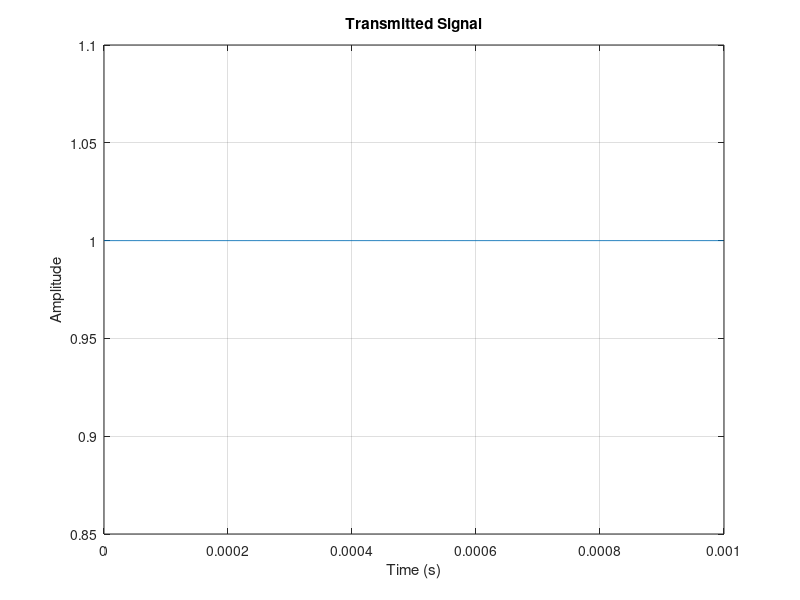
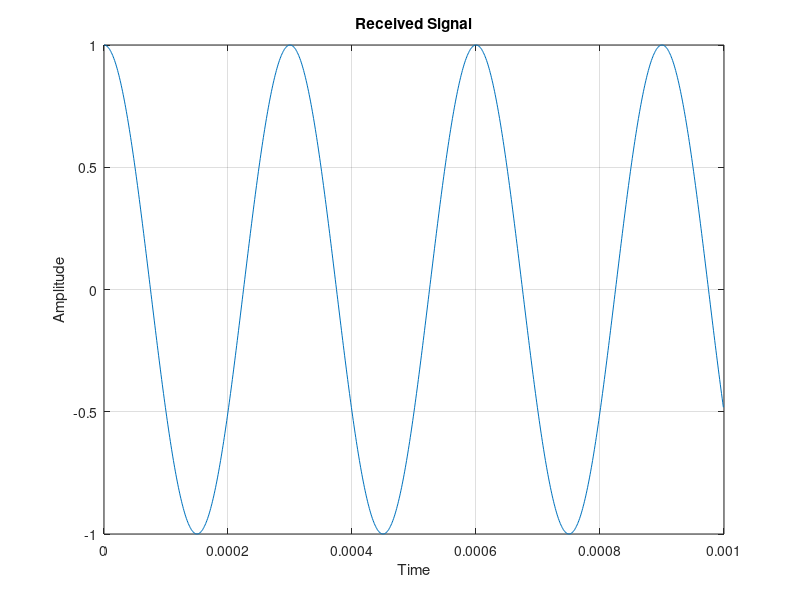
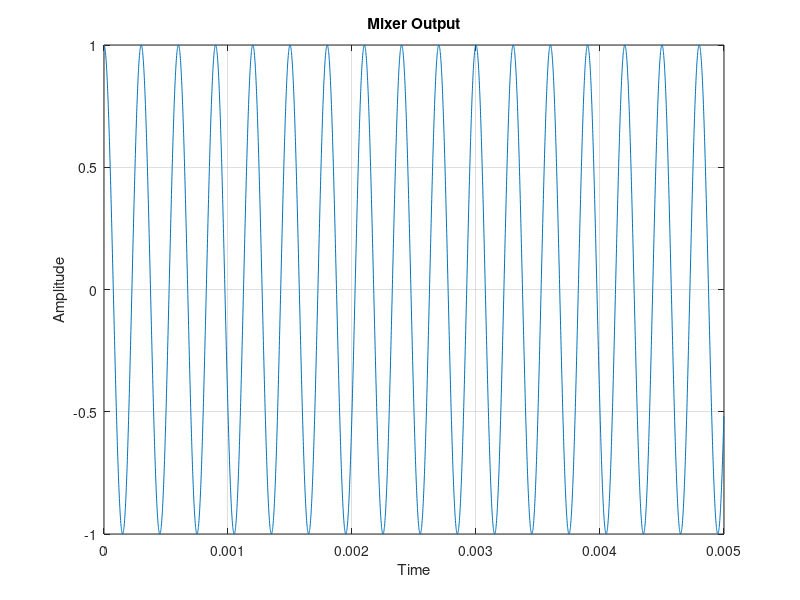
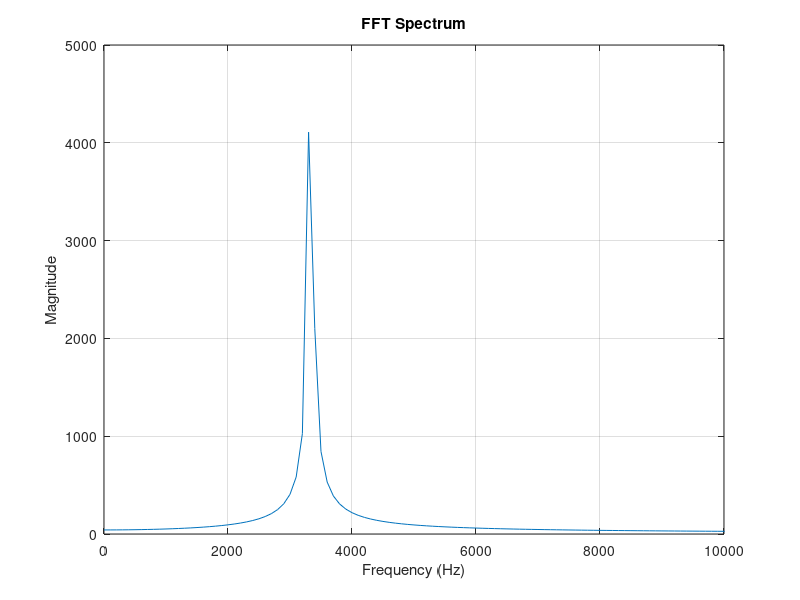

Recreate these plots in MATLAB, in order.
clc;
clear;
close all;

%% Radar Parameters

fc = 10e9;          % 10 GHz carrier
A = 1;

%% Simulation Parameters

fs = 1e6;           % Sampling frequency
T = 0.01;           % Observation time

t = 0:1/fs:T;

%% Transmitted Signal

tx = A*cos(2*pi*fc*t);

%% Plot

figure;
plot(t(1:1000),tx(1:1000));
xlabel('Time (s)');
ylabel('Amplitude');
title('Transmitted Signal');
grid on;

%% Aircraft Parameters

V = 100;                % m/s

theta = 60*pi/180;      % beam angle

c = 3e8;                % speed of light

lambda = c/fc;

fd = (2*V*cos(theta))/lambda;

disp(['Doppler Frequency = ',num2str(fd),' Hz'])

%% Received Signal

rx = A*cos(2*pi*(fc+fd)*t);

figure;
plot(t(1:1000),rx(1:1000));

xlabel('Time');
ylabel('Amplitude');

title('Received Signal');
grid on;

%% Mixing

beat = tx .* rx;

figure;
plot(t(1:5000),beat(1:5000));

title('Mixer Output');
xlabel('Time');
ylabel('Amplitude');
grid on;


%% FFT

N = length(beat);

FFT_BEAT = fft(beat);

freq = (0:N-1)*(fs/N);

figure;

plot(freq,abs(FFT_BEAT));

xlim([0 10000]);

xlabel('Frequency (Hz)');
ylabel('Magnitude');

title('FFT Spectrum');
grid on;

%% Peak Detection

[~,index] = max(abs(FFT_BEAT));

fd_est = freq(index);

disp(['Estimated Doppler Frequency = ', ...
    num2str(fd_est),' Hz']);

%% Velocity Estimation

V_est = (fd_est*lambda)/(2*cos(theta));

disp(['Estimated Velocity = ', ...
    num2str(V_est),' m/s']);

%% AWGN

SNR = 10;

rx_noisy = awgn(rx,SNR,'measured');

%realistic noisy signal
figure;
plot(t(1:1000), rx_noisy(1:1000));
title('Realistic (Noisy) Received Signal');

beat_noisy = tx .* rx_noisy;
FFT_NOISY = fft(beat_noisy);

figure;

plot(freq,abs(FFT_NOISY));

xlim([0 10000]);

title('FFT with Noise');

xlabel('Frequency');

ylabel('Magnitude');

grid on;

%% Aircraft True Motion

Vx_true = 100;      % m/s
Vy_true = 20;       % m/s

%% Radar

fc = 10e9;
c = 3e8;
lambda = c/fc;

gamma = 60*pi/180;
beta = 45*pi/180;

%% Beam Misalignment

gamma_bias = deg2rad(0.5);

beta_bias = deg2rad(-0.3);

Gain1 = 1.00;
Gain2 = 0.97;
Gain3 = 1.03;
Gain4 = 0.95;

T = 20;

dt = 0.1;

t = 0:dt:T;

Vx_true = 100 + 20*sin(0.2*t);

Vy_true = 15*cos(0.1*t);

Vz_true = 25*cos(0.05*t);

%% True Accelerations

Ax_true = gradient(Vx_true,dt);

Ay_true = gradient(Vy_true,dt);

Az_true = gradient(Vz_true,dt);

%% INS Measurements

INS_sigma = 0.2;

%% INS Bias

Bias_Ax = 0.05;

Bias_Ay = -0.03;

Bias_Az = 0.08;

Ax_INS = Ax_true ...
       + Bias_Ax ...
       + INS_sigma*randn(size(t));

Ay_INS = Ay_true ...
       + Bias_Ay ...
       + INS_sigma*randn(size(t));

Az_INS = Az_true ...
       + Bias_Az ...
       + INS_sigma*randn(size(t));

RWx = cumsum(0.005*randn(size(t)));

RWy = cumsum(0.005*randn(size(t)));

RWz = cumsum(0.005*randn(size(t)));

Ax_INS = Ax_INS + RWx;

Ay_INS = Ay_INS + RWy;

Az_INS = Az_INS + RWz;

figure;

plot(t,Ax_true,'k','LineWidth',2);
hold on;

plot(t,Ax_INS,'r.');

legend('True','INS');

xlabel('Time (s)');
ylabel('Acceleration (m/s^2)');

title('INS Longitudinal Acceleration');

grid on;


%Aircraft Attitude Effects

Roll  = 5*sin(0.05*t);

Pitch = 3*cos(0.04*t);

Yaw   = 2*sin(0.03*t);

Roll_r  = deg2rad(Roll);

Pitch_r = deg2rad(Pitch);

Yaw_r   = deg2rad(Yaw);

figure;

plot(t,Roll,'LineWidth',2);
hold on;

plot(t,Pitch,'LineWidth',2);

plot(t,Yaw,'LineWidth',2);

legend('Roll','Pitch','Yaw');

xlabel('Time (s)');
ylabel('Angle (deg)');

title('Aircraft Attitude');

grid on;

%% Aircraft Attitude Model

roll  = deg2rad(5*sin(0.05*t));

pitch = deg2rad(3*cos(0.04*t));

yaw   = deg2rad(2*sin(0.03*t));

figure;

plot(t,rad2deg(roll),'LineWidth',2);
hold on;

plot(t,rad2deg(pitch),'LineWidth',2);

plot(t,rad2deg(yaw),'LineWidth',2);

legend('Roll','Pitch','Yaw');

xlabel('Time (s)');
ylabel('Angle (deg)');

title('Aircraft Attitude');

grid on;

%% Altitude Profile

Altitude = zeros(size(t));

Altitude(1) = 1000;

for k = 2:length(t)

    Altitude(k) = Altitude(k-1) + ...
                  Vz_true(k-1)*dt;

end

Altitude_meas = Altitude + 2*randn(size(Altitude));

figure;

plot(t,Altitude,'k','LineWidth',2);
hold on;

plot(t,Altitude_meas,'r.');

legend('True','Measured');

xlabel('Time (s)');
ylabel('Altitude (m)');

title('Radar Altimeter Measurement');

grid on;

for k=1:length(t)

gamma_eff = gamma ...
          + roll(k)*0.15 ...
          + pitch(k)*0.1 ...
          + gamma_bias;

beta_eff = beta ...
         + yaw(k)*0.1 ...
         + beta_bias;

    B = lambda/(8*sin(gamma_eff)*cos(beta_eff));

    C = lambda/(8*sin(gamma_eff)*sin(beta_eff));

    D = lambda/(8*cos(gamma_eff));

    gamma_eff_hist(k)=gamma_eff;
beta_eff_hist(k)=beta_eff;

    % fd1(k) = (2/lambda)*( ...
    %       Vx_true(k)*sin(gamma)*cos(beta)+ ...
    %       Vy_true(k)*sin(gamma)*sin(beta)+ ...
    %       Vz_true(k)*cos(gamma));
    fd1(k) = (2/lambda)*( ...
        Vx_true(k)*sin(gamma_eff)*cos(beta_eff)+ ...
        Vy_true(k)*sin(gamma_eff)*sin(beta_eff)+ ...
        Vz_true(k)*cos(gamma_eff));

% fd2(k) = (2/lambda)*( ...
%           Vx_true(k)*sin(gamma)*cos(beta)- ...
%           Vy_true(k)*sin(gamma)*sin(beta)+ ...
%           Vz_true(k)*cos(gamma));
fd2(k) = (2/lambda)*( ...
    Vx_true(k)*sin(gamma_eff)*cos(beta_eff)- ...
    Vy_true(k)*sin(gamma_eff)*sin(beta_eff)+ ...
    Vz_true(k)*cos(gamma_eff));

% fd3(k) = (2/lambda)*( ...
%          -Vx_true(k)*sin(gamma)*cos(beta)+ ...
%           Vy_true(k)*sin(gamma)*sin(beta)+ ...
%           Vz_true(k)*cos(gamma));
fd3(k) = (2/lambda)*( ...
    -Vx_true(k)*sin(gamma_eff)*cos(beta_eff)+ ...
    Vy_true(k)*sin(gamma_eff)*sin(beta_eff)+ ...
    Vz_true(k)*cos(gamma_eff));

% fd4(k) = (2/lambda)*( ...
%          -Vx_true(k)*sin(gamma)*cos(beta)- ...
%           Vy_true(k)*sin(gamma)*sin(beta)+ ...
%           Vz_true(k)*cos(gamma));
fd4(k) = (2/lambda)*( ...
    -Vx_true(k)*sin(gamma_eff)*cos(beta_eff)- ...
    Vy_true(k)*sin(gamma_eff)*sin(beta_eff)+ ...
    Vz_true(k)*cos(gamma_eff));

%% Aircraft Vibration

vib = 8*sin(2*pi*1.2*t(k));

fd1(k) = fd1(k) + vib;
fd2(k) = fd2(k) + vib;
fd3(k) = fd3(k) + vib;
fd4(k) = fd4(k) + vib;

end

for k=1:length(t)

    % Vx_est(k)=A*(fd1(k)+fd2(k));
    % 
    % Vy_est(k)=A*(fd1(k)-fd2(k));

    Vx_est(k)=B*( ...
        fd1(k)+fd2(k)-fd3(k)-fd4(k));

    Vy_est(k)=C*( ...
        fd1(k)-fd2(k)+fd3(k)-fd4(k));

    Vz_est(k)=D*( ...
        fd1(k)+fd2(k)+fd3(k)+fd4(k));

end

figure;

plot(t,Vx_true,'LineWidth',2);
hold on;

plot(t,Vx_est,'--','LineWidth',2);

legend('True','Estimated');

xlabel('Time');
ylabel('Velocity');

title('Forward Velocity');
grid on;


%% Altitude Plot

figure;

plot(t,Altitude,'LineWidth',2);

grid on;

xlabel('Time (s)');
ylabel('Altitude (m)');

title('Aircraft Altitude Profile');

SNR_dB = 10;

%% Altitude Dependent SNR Parameters

SNR_ref = 20;

Altitude_ref = 1000;

% %% Terrain Reflectivity
% 
% TerrainGain = ...
%     1 + ...
%     0.4*sin(0.03*t) + ...
%     0.2*cos(0.07*t);


% 
% figure;
% 
% plot(t,TerrainGain,'LineWidth',2);
% 
% grid on;
% 
% xlabel('Time (s)');
% ylabel('Terrain Gain');
% 
% title('Terrain Reflectivity Model');

%% Terrain Reflectivity

TerrainGain = zeros(size(t));

for k = 1:length(t)

    TerrainGain(k) = ...
        1 ...
        + 0.15*sin(0.1*t(k)) ...
        + 0.08*cos(0.05*t(k)) ...
        + 0.05*randn;

end

figure;

plot(t,TerrainGain,'LineWidth',2);

xlabel('Time (s)');
ylabel('Terrain Gain');

title('Terrain Reflectivity Model');

grid on;

for k = 1:length(t)

    signal_power1 = fd1(k)^2;
    noise_power1 = signal_power1/(10^(SNR_dB/10));
    sigma1 = sqrt(noise_power1);

    signal_power2 = fd2(k)^2;
    noise_power2 = signal_power2/(10^(SNR_dB/10));
    sigma2 = sqrt(noise_power2);

    % fd1_m(k) = fd1(k) + sigma1*randn;
    % fd2_m(k) = fd2(k) + sigma2*randn;
        fd1_true = fd1(k);
        fd2_true = fd2(k);
        fd3_true = fd3(k);
        fd4_true = fd4(k);
        % SNR_dB = SNR_ref ...
        %     - 40*log10(Altitude(k)/Altitude_ref);


        % SNR_dB = ...
        %     SNR_ref ...
        %     - 40*log10(Altitude(k)/Altitude_ref) ...
        %     + 20*log10(abs(TerrainGain(k)));

        SNR_dB = SNR_ref ...
            - 40*log10(Altitude(k)/Altitude_ref);

        SNR_dB = SNR_dB ...
            + 1.5*sin(0.3*t(k)) ...
            + 0.5*randn;


        SNR_hist(k) = SNR_dB;
        % t_local = 0:1/fs:0.01;
        t_local = 0:1/fs:0.05;
        rx1 = exp(1j*2*pi*fd1_true*t_local);

rx2 = exp(1j*2*pi*fd2_true*t_local);

rx3 = exp(1j*2*pi*fd3_true*t_local);

rx4 = exp(1j*2*pi*fd4_true*t_local);

        % rx1_noisy = awgn(rx1,SNR_dB,'measured');
        % rx2_noisy = awgn(rx2,SNR_dB,'measured');
        % rx3_noisy = awgn(rx3,SNR_dB,'measured');
        % rx4_noisy = awgn(rx4,SNR_dB,'measured');

        delay = 5;

        rx1_multi = rx1 ...
            + 0.3*circshift(rx1,delay);

        rx2_multi = rx2 ...
            + 0.3*circshift(rx2,delay);

        rx3_multi = rx3 ...
            + 0.3*circshift(rx3,delay);

        rx4_multi = rx4 ...
            + 0.3*circshift(rx4,delay);

         rx1_noisy = awgn(rx1_multi,SNR_dB,'measured');
         rx2_noisy = awgn(rx2_multi,SNR_dB,'measured');
         rx3_noisy = awgn(rx3_multi,SNR_dB,'measured');
         rx4_noisy = awgn(rx4_multi,SNR_dB,'measured');


        FFT1 = fftshift(abs(fft(rx1_noisy)));

FFT2 = fftshift(abs(fft(rx2_noisy)));

FFT3 = fftshift(abs(fft(rx3_noisy)));

FFT4 = fftshift(abs(fft(rx4_noisy)));
        N = length(FFT1);

        f_axis = (-N/2:N/2-1)*(fs/N);
        [~,idx1] = max(FFT1);

if idx1>1 && idx1<length(FFT1)

    alpha = FFT1(idx1-1);
    beta_fft = FFT1(idx1);
    gamma_fft = FFT1(idx1+1);

    p = 0.5*(alpha-gamma_fft) / ...
       (alpha - 2*beta_fft + gamma_fft);
    

else

    p = 0;

end

fd1_est = f_axis(idx1) + p*(fs/N);

        [~,idx2] = max(FFT2);

if idx2>1 && idx2<length(FFT1)

    alpha = FFT2(idx2-1);
    beta_fft = FFT2(idx2);
    gamma_fft = FFT2(idx2+1);

    p = 0.5*(alpha-gamma_fft) / ...
       (alpha - 2*beta_fft + gamma_fft);

else

    p = 0;

end

fd2_est = f_axis(idx2) + p*(fs/N);

        [~,idx3] = max(FFT3);

if idx3>1 && idx3<length(FFT3)

    alpha = FFT3(idx3-1);
    beta_fft = FFT3(idx3);
    gamma_fft = FFT3(idx3+1);

    p = 0.5*(alpha-gamma_fft) / ...
       (alpha - 2*beta_fft + gamma_fft);

else

    p = 0;

end

fd3_est = f_axis(idx3) + p*(fs/N);

        [~,idx4] = max(FFT4);

if idx4>1 && idx4<length(FFT4)

    alpha = FFT4(idx4-1);
    beta_fft = FFT4(idx4);
    gamma_fft = FFT4(idx4+1);

    p = 0.5*(alpha-gamma_fft) / ...
       (alpha - 2*beta_fft + gamma_fft);

else

    p = 0;

end

fd4_est = f_axis(idx4) + p*(fs/N);

        fd1_fft(k) = fd1_est;
        fd2_fft(k) = fd2_est;
        fd3_fft(k)=fd3_est;
        fd4_fft(k)=fd4_est;
        if k==1

            fprintf('\n');

            fprintf('fd1_est = %.2f Hz\n',fd1_est);
            fprintf('fd2_est = %.2f Hz\n',fd2_est);
            fprintf('fd3_est = %.2f Hz\n',fd3_est);
            fprintf('fd4_est = %.2f Hz\n',fd4_est);

        end

        %% 3D Velocity Solver

%        B = lambda/(8*sin(gamma)*cos(beta));
% 
% C = lambda/(8*sin(gamma)*sin(beta));
% 
% D = lambda/(8*cos(gamma));

B = lambda/( ...
    8*sin(gamma_eff_hist(k))* ...
    cos(beta_eff_hist(k)));

C = lambda/( ...
    8*sin(gamma_eff_hist(k))* ...
    sin(beta_eff_hist(k)));

D = lambda/( ...
    8*cos(gamma_eff_hist(k)));

Vx_meas(k)=B*( ...
              fd1_est + fd2_est ...
             -fd3_est - fd4_est );

Vy_meas(k)=C*( ...
              fd1_est - fd2_est ...
             +fd3_est - fd4_est );

Vz_meas(k)=D*( ...
              fd1_est + fd2_est ...
             +fd3_est + fd4_est );

end
fprintf('\nMeasured Vx (first sample) = %.2f\n',Vx_meas(1));
fprintf('Measured Vy (first sample) = %.2f\n',Vy_meas(1));
%% Dynamic SNR Plot

figure;

plot(t,SNR_hist,'LineWidth',2);

grid on;

xlabel('Time (s)');
ylabel('SNR (dB)');

title('Altitude Dependent SNR');


%EKF

% F = eye(3);
F = [1 0 0 dt 0  0
    0 1 0 0  dt 0
    0 0 1 0  0  dt
    0 0 0 1  0  0
    0 0 0 0  1  0
    0 0 0 0  0  1];

% H = eye(3);
H = [1 0 0 0 0 0
     0 1 0 0 0 0
     0 0 1 0 0 0
     0 0 0 1 0 0
     0 0 0 0 1 0
     0 0 0 0 0 1];

% xhat = [Vx_meas(1);
%         Vy_meas(1);
%         Vz_meas(1)];

xhat = [Vx_meas(1);
    Vy_meas(1);
    Vz_meas(1);
    0;
    0;
    0];

% P = eye(3);
P = eye(6);

% Q = 0.5*eye(3);
Q = diag([0.1 0.1 0.1 ...
    0.5 0.5 0.5]);

% R = 2*eye(3);
R = diag([ ...
          1 1 1 ...
          0.2 0.2 0.2 ]);


for k=1:length(t)

    z = [Vx_meas(k);
     Vy_meas(k);
     Vz_meas(k);
     Ax_INS(k);
     Ay_INS(k);
     Az_INS(k)];

    %% Prediction

    xpred = F*xhat;

    Ppred = F*P*F' + Q;

    %% Gain

    K = Ppred*H'/(H*Ppred*H'+R);

    %% Update

    xhat = xpred + K*(z-H*xpred);

    % P = (eye(3)-K*H)*Ppred;
    P = (eye(6)-K*H)*Ppred;

    % Vx_EKF(k)=xhat(1);
    % Vy_EKF(k)=xhat(2);
    % Vz_EKF(k)=xhat(3);

    Vx_EKF(k)=xhat(1);

    Vy_EKF(k)=xhat(2);

    Vz_EKF(k)=xhat(3);

    Ax_EKF(k)=xhat(4);

    Ay_EKF(k)=xhat(5);

    Az_EKF(k)=xhat(6);

end

%% Altitude Estimation

Altitude_EKF = zeros(size(t));

Altitude_EKF(1)=Altitude(1);

for k=2:length(t)

    Altitude_EKF(k)= ...
        Altitude_EKF(k-1)+ ...
        Vz_EKF(k-1)*dt;

end


%% Doppler Frequency Error

Error_fd1 = fd1 - fd1_fft;
Error_fd2 = fd2 - fd2_fft;

RMSE_fd1 = sqrt(mean(Error_fd1.^2));
RMSE_fd2 = sqrt(mean(Error_fd2.^2));

fprintf('\n');
fprintf('fd1 RMSE = %.3f Hz\n',RMSE_fd1);
fprintf('fd2 RMSE = %.3f Hz\n',RMSE_fd2);
figure;

plot(t,Error_fd1,'LineWidth',2);
grid on;

xlabel('Time (s)');
ylabel('Frequency Error (Hz)');
title('Beam 1 Doppler Error');

figure;

plot(t,Error_fd2,'LineWidth',2);
grid on;

xlabel('Time (s)');
ylabel('Frequency Error (Hz)');
title('Beam 2 Doppler Error');

%%%%%%%

figure;

plot(t,Vx_true,'k','LineWidth',2);
hold on;

plot(t,Vx_meas,'r.');

plot(t,Vx_EKF,'b','LineWidth',2);

legend('True','Measured','EKF');

grid on;

figure;

plot(t,Vy_true,'k','LineWidth',2);
hold on;

plot(t,Vy_meas,'r.');

plot(t,Vy_EKF,'b','LineWidth',2);

legend('True','Measured','EKF');

xlabel('Time (s)');
ylabel('Vy (m/s)');
title('Lateral Velocity Estimation');

grid on;

figure;

plot(t,Vz_true,'k','LineWidth',2);
hold on;

plot(t,Vz_meas,'r.');

plot(t,Vz_EKF,'b','LineWidth',2);

legend('True','Measured','EKF');

xlabel('Time (s)');
ylabel('Vz (m/s)');

title('Vertical Velocity Estimation');

grid on;

figure;

plot(t,Ax_true,'k','LineWidth',2);
hold on;

plot(t,Ax_INS,'r.');

plot(t,Ax_EKF,'b','LineWidth',2);

legend('True','INS','EKF');

xlabel('Time (s)');
ylabel('Acceleration (m/s^2)');

title('INS Acceleration Fusion');

grid on;

figure;
plot(t,15*sin(2*pi*20*t));

xlabel('Time (s)');
ylabel('Frequency Shift (Hz)');

title('Aircraft Vibration Doppler');
grid on;

%% RMSE

RMSE_Vx_Meas = sqrt(mean((Vx_true - Vx_meas).^2));
RMSE_Vx_EKF  = sqrt(mean((Vx_true - Vx_EKF).^2));

RMSE_Vy_Meas = sqrt(mean((Vy_true - Vy_meas).^2));
RMSE_Vy_EKF  = sqrt(mean((Vy_true - Vy_EKF).^2));

fprintf('\n');
fprintf('Vx Measurement RMSE = %.3f m/s\n',RMSE_Vx_Meas);
fprintf('Vx EKF RMSE         = %.3f m/s\n',RMSE_Vx_EKF);

fprintf('\n');

fprintf('Vy Measurement RMSE = %.3f m/s\n',RMSE_Vy_Meas);
fprintf('Vy EKF RMSE         = %.3f m/s\n',RMSE_Vy_EKF);

RMSE_Vz_Meas = ...
    sqrt(mean((Vz_true-Vz_meas).^2));

RMSE_Vz_EKF = ...
    sqrt(mean((Vz_true-Vz_EKF).^2));

fprintf('\n');

fprintf('Vz Measurement RMSE = %.3f m/s\n', ...
    RMSE_Vz_Meas);

fprintf('Vz EKF RMSE = %.3f m/s\n', ...
    RMSE_Vz_EKF);

% Ground speed tracking
GS_true = sqrt(Vx_true.^2 + Vy_true.^2);

GS_EKF = sqrt(Vx_EKF.^2 + Vy_EKF.^2);

figure;

plot(t,GS_true,'k','LineWidth',2);
hold on;

plot(t,GS_EKF,'b','LineWidth',2);

legend('True','EKF');

xlabel('Time (s)');
ylabel('Ground Speed (m/s)');

title('Ground Speed Estimation');

grid on;

%%Altitude plot

figure;

plot(t,Altitude,'k','LineWidth',2);
hold on;

plot(t,Altitude_EKF,'b','LineWidth',2);

legend('True','Estimated');

xlabel('Time (s)');
ylabel('Altitude (m)');

title('Altitude Estimation');

grid on;

%Drift angle tracking
Drift_true = atan2d(Vy_true,Vx_true);

Drift_EKF = atan2d(Vy_EKF,Vx_EKF);

figure;

plot(t,Drift_true,'k','LineWidth',2);
hold on;

plot(t,Drift_EKF,'b','LineWidth',2);

legend('True','EKF');

xlabel('Time (s)');
ylabel('Drift Angle (deg)');

title('Drift Angle Estimation');

grid on;

%quantitative accuracy measurement
%% RMSE Analysis

RMSE_Vx_Meas = sqrt(mean((Vx_true - Vx_meas).^2));
RMSE_Vx_EKF  = sqrt(mean((Vx_true - Vx_EKF).^2));

RMSE_Vy_Meas = sqrt(mean((Vy_true - Vy_meas).^2));
RMSE_Vy_EKF  = sqrt(mean((Vy_true - Vy_EKF).^2));

GS_true = sqrt(Vx_true.^2 + Vy_true.^2);
GS_meas = sqrt(Vx_meas.^2 + Vy_meas.^2);
GS_EKF  = sqrt(Vx_EKF.^2 + Vy_EKF.^2);

RMSE_GS_Meas = sqrt(mean((GS_true - GS_meas).^2));
RMSE_GS_EKF  = sqrt(mean((GS_true - GS_EKF).^2));

fprintf('\n========== RMSE RESULTS ==========\n');

fprintf('Vx Measurement RMSE = %.3f m/s\n',RMSE_Vx_Meas);
fprintf('Vx EKF RMSE         = %.3f m/s\n\n',RMSE_Vx_EKF);

fprintf('Vy Measurement RMSE = %.3f m/s\n',RMSE_Vy_Meas);
fprintf('Vy EKF RMSE         = %.3f m/s\n\n',RMSE_Vy_EKF);

fprintf('Ground Speed Measurement RMSE = %.3f m/s\n',RMSE_GS_Meas);
fprintf('Ground Speed EKF RMSE         = %.3f m/s\n',RMSE_GS_EKF);


%Error plots
Error_Vx = Vx_true - Vx_EKF;
Error_Vy = Vy_true - Vy_EKF;

figure;
plot(t,Error_Vx,'LineWidth',2);
grid on;
xlabel('Time (s)');
ylabel('Error (m/s)');
title('Vx Estimation Error');

figure;
plot(t,Error_Vy,'LineWidth',2);
grid on;
xlabel('Time (s)');
ylabel('Error (m/s)');
title('Vy Estimation Error');

%mean error analysis
Mean_Vx_Error = mean(Error_Vx);
Mean_Vy_Error = mean(Error_Vy);

fprintf('\n');
fprintf('Mean Vx Error = %.4f m/s\n',Mean_Vx_Error);
fprintf('Mean Vy Error = %.4f m/s\n',Mean_Vy_Error);

%Maximum error analysis
Max_Vx_Error = max(abs(Error_Vx));
Max_Vy_Error = max(abs(Error_Vy));

fprintf('Max Vx Error = %.4f m/s\n',Max_Vx_Error);
fprintf('Max Vy Error = %.4f m/s\n',Max_Vy_Error);
